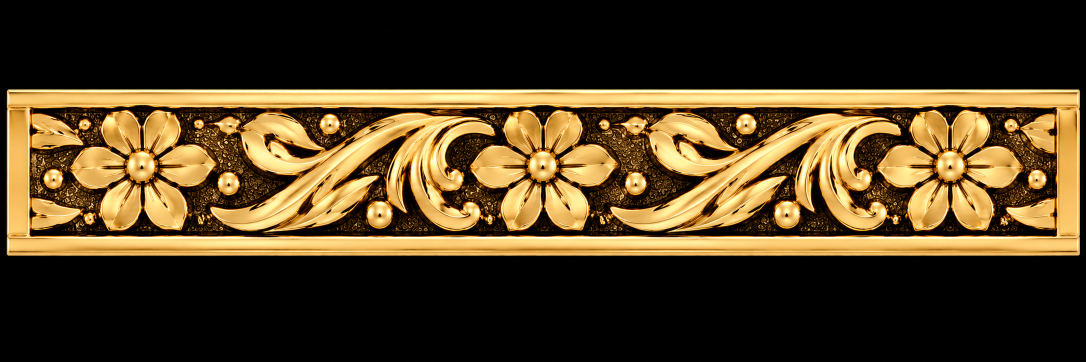
#> input picture reference/band_face.png, 2172 x 724 px, found by its file name (shown at 1/2 size)
$ python shade.py
#> lines starting #> are read from the running program, lines starting #| are printed output that depends on the picture; after the words box and inside, x2 and y2 are one past the last pixel; in counts of white or black regions, pixels touching at a corner belong together
### legacy/tools/v2/common.py
"""Shared loader for v2 tools: ref tile (rc, BGR float), ref-gold mask R, map height H, map footprint M, hillshade HS, all in map space 1640x520.
Same cut as diff_v2.py / make_map_v2.py (ref rows 215..472, cols 70..2115, tile cols C0..C0+814, 40 px seam cross-fade)."""
import os, cv2, numpy as np
from scipy import ndimage as ndi
TW, TH, P, C0, SEAM = 1640, 520, 814, 608, 40
def load(mp='maps/v2/band_period_v2.png', T=.03, HI=150, LO=85, GROW=6):
#> called with mp = 'maps/v2/band_period_v2.png', T = 0.03, HI = 150, LO = 85, GROW = 6
    ref = cv2.imread('reference/band_face.png')[215:473, 70:2116]
    V = cv2.GaussianBlur(cv2.cvtColor(ref, cv2.COLOR_BGR2GRAY).astype(np.float32), (0, 0), 1.0)
    seed = ndi.binary_opening(V > HI, np.ones((3, 3))); cand = V > LO; g = seed.copy()
#> after `seed = ndi.binary_opening(V > HI, np.ones((3, 3)))`:
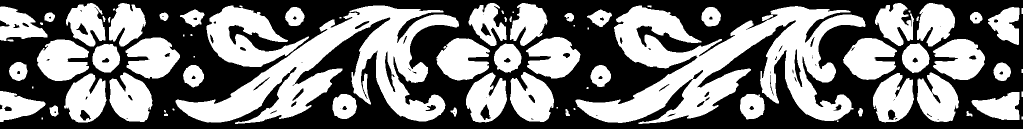
#> seed: shape (258, 2046) bool (shown at 1/2 size); 47.1% white; 81 white regions (20 under 20 px), largest, box (x1, y1, x2, y2) and area: (1151, 11, 1731, 248) 58604, (351, 11, 918, 248) 46660, (413, 11, 618, 134) 11972
#> after `cand = V > LO`: cand: shape (258, 2046) bool; 57% white; 109 black regions (57 under 20 px), largest, box (x1, y1, x2, y2) and area: (0, 0, 2044, 258) 217106, (1275, 53, 1399, 104) 1993, (458, 52, 572, 102) 1710
    for _ in range(GROW): g = ndi.binary_dilation(g, np.ones((3, 3))) & cand | seed
#> g: shape (258, 2046) bool; 54.8% white; 90 black regions (49 under 20 px), largest, box (x1, y1, x2, y2) and area: (0, 0, 2046, 258) 229451, (1275, 53, 1399, 104) 1993, (458, 52, 572, 102) 1713
    g = ndi.binary_opening(g, np.ones((3, 3)))
#> g: shape (258, 2046) bool; 54.7% white; 80 black regions (40 under 20 px), largest, box (x1, y1, x2, y2) and area: (0, 0, 2046, 258) 230485, (1275, 53, 1399, 104) 2000, (458, 52, 572, 102) 1716
    lab, n = ndi.label(g); ar = np.bincount(lab.ravel(), minlength=n + 1); g = np.isin(lab, [i for i in range(1, n + 1) if ar[i] >= 150])
#> after `lab, n = ndi.label(g)`:
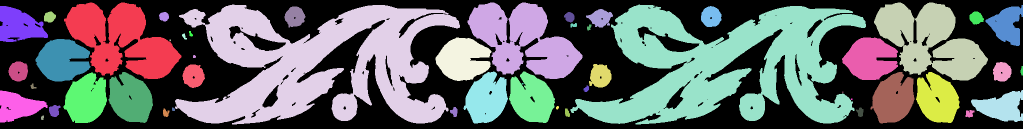
#> lab: shape (258, 2046) int32 (shown at 1/2 size); 51 distinct labels, from 0 to 50; one colour per label, 0 black
#> after `lab, n = ndi.label(g)`: n = 50
#> after `ar = np.bincount(lab.ravel(), minlength=n + 1)`: ar = 51 values, max 239208 at index 0, min 9 at index 22, mean 10350.4
#> after `g = np.isin(lab, [i for i in range(1, n + 1) if ar[i] >= 150])`: g: shape (258, 2046) bool; 54.5% white; 80 black regions (40 under 20 px), largest, box (x1, y1, x2, y2) and area: (0, 0, 2046, 258) 231466, (1275, 53, 1399, 104) 2000, (458, 52, 572, 102) 1716
    hl, hn = ndi.label(~g); ha = np.bincount(hl.ravel(), minlength=hn + 1); g |= np.isin(hl, [i for i in range(1, hn + 1) if ha[i] < 150])
#> after `hl, hn = ndi.label(~g)`:
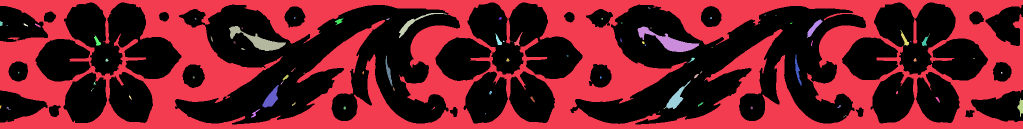
#> hl: shape (258, 2046) int32 (shown at 1/2 size); 108 distinct labels, from 0 to 107; one colour per label, 0 black
#> after `hl, hn = ndi.label(~g)`: hn = 107
#> after `ha = np.bincount(hl.ravel(), minlength=hn + 1)`: ha = 108 values, max 287679 at index 0, min 1 at index 18, mean 4887.7
#> after `g |= np.isin(hl, [i for i in range(1, hn + 1) if ha[i] < 150])`: g: shape (258, 2046) bool; 54.8% white; 11 black regions, largest, box (x1, y1, x2, y2) and area: (0, 0, 2046, 258) 231255, (1275, 53, 1399, 104) 2000, (458, 52, 572, 102) 1716
    def periodic(a):
        e = a[:, C0:C0 + P + SEAM].copy(); t = e[:, :P].copy(); al = (np.arange(SEAM) / SEAM)[None, :]
        if a.ndim == 3: al = al[..., None]
        t[:, :SEAM] = (1 - al) * e[:, P:P + SEAM] + al * e[:, :SEAM]; return t
    rs = lambda a: cv2.resize(a, (TW, TH), interpolation=cv2.INTER_CUBIC)
    R = rs(periodic(g.astype(np.float32))) > .5
#> in periodic, `e = a[:, C0:C0 + P + SEAM].copy()`: e: shape (258, 854) float32; values 0 (black) and 1 (white), 54.6% white; 6 black regions, box (x1, y1, x2, y2) and area: (0, 0, 854, 258) 95889, (667, 53, 791, 104) 2000, (722, 161, 774, 218) 791, (802, 125, 854, 164) 589, (190, 26, 286, 76) 573, (163, 111, 177, 173) 277
#> in periodic, `t = e[:, :P].copy()`: t: shape (258, 814) float32; values 0 (black) and 1 (white), 54.8% white; 6 black regions, box (x1, y1, x2, y2) and area: (0, 0, 814, 258) 91286, (667, 53, 791, 104) 2000, (722, 161, 774, 218) 791, (190, 26, 286, 76) 573, (163, 111, 177, 173) 277, (802, 154, 814, 164) 73
#> in periodic, `t[:, :SEAM] = (1 - al) * e[:, P:P + SEAM] + al * e[:, :SEAM]`: t: shape (258, 814) float32; min 0, max 1, mean 0.549
#> R: shape (520, 1640) bool; 55.1% white; 11 black regions (4 under 20 px), largest, box (x1, y1, x2, y2) and area: (0, 0, 1640, 520) 368040, (1344, 107, 1594, 210) 8164, (1455, 324, 1559, 439) 3218
    rc = rs(periodic(ref.astype(np.float32)))
#> in periodic (call 2), `t[:, :SEAM] = (1 - al) * e[:, P:P + SEAM] + al * e[:, :SEAM]`: t: shape (258, 814, 3) float32; mean of channels 0, 1, 2 57.8, 113.8, 149.4
    H = cv2.imread(mp, -1).astype(np.float32) / 65535
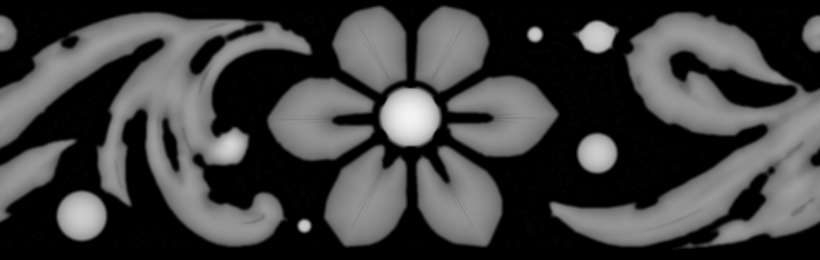
#> input picture maps/v2/band_period_v2.png, 1640 x 520 px, found by its file name (shown at 1/2 size)
#> H: shape (520, 1640) float32; min 0, max 0.95, mean 0.251
    hp = mp.replace('.png', '_hillshade.png')
    HS = cv2.imread(hp, 0) if os.path.exists(hp) else None
    return dict(rc=rc, R=R, H=H, M=H > T, HS=HS)
# [4 lines left out: function regions, not called in this run]

### tools/v2/shade.py
"""T4 fast relief shader (numpy, ~1 s, no 3D render). usage: [WIN=x,y,r] [Z=2] [S=40] [MAP=..] python3 tools/v2/shade.py out.png
Sheet = ref | hillshade lit from NW (identical to the *_hillshade.png) | NE | SW | top-down spec (Blinn-Phong, grey) | ambient-occlusion-lite (H minus its 12 px blur, signed).
Greyscale only (colour only if asked). S = height scale in the normal (make_map_v2.py uses 40). Without WIN: full map at 1/2 scale, 3 rows of 2."""
import os, sys, time, cv2, numpy as np
sys.path.insert(0, os.path.dirname(__file__)); from common import *
t0 = time.time()
out = sys.argv[1] if len(sys.argv) > 1 else '/mnt/user-data/outputs/shade.png'
S = float(os.environ.get('S', 40)); Z = float(os.environ.get('Z', 2)); d = load(os.environ.get('MAP', 'maps/v2/band_period_v2.png')); H = d['H']
#> after `d = load(os.environ.get('MAP', 'maps/v2/band_period_v2.png'))`: d = 5 items
gy, gx = np.gradient(H * S); nn = np.dstack([-gx, -gy, np.ones_like(gx)]); nn /= np.linalg.norm(nn, axis=2, keepdims=True)
def lam(L): L = np.array(L, float); L /= np.linalg.norm(L); a = np.clip(nn @ L, 0, 1); return a / max(a.max(), 1e-6)
def spec(L=(0, 0, 1), V=(0, 0, 1), k=40):
    L, V = np.array(L, float), np.array(V, float); Hh = L / np.linalg.norm(L) + V / np.linalg.norm(V); Hh /= np.linalg.norm(Hh)
    return np.clip(nn @ Hh, 0, 1) ** k
ao = cv2.GaussianBlur(H, (0, 0), 12) - H
u8 = lambda a: np.clip(a * 255, 0, 255).astype(np.uint8)
tiles = [('ref', cv2.cvtColor(np.clip(d['rc'], 0, 255).astype(np.uint8), cv2.COLOR_BGR2GRAY)), ('light NW', u8(lam((-1, -1, 1.2)))), ('light NE', u8(lam((1, -1, 1.2)))),
         ('light SW', u8(lam((-1, 1, 1.2)))), ('spec top', u8(spec() * .9 + lam((-1, -1, 1.2)) * .25)), ('AO-lite', u8(.5 + np.clip(ao * 6, -.5, .5)))]
#> in spec, `L, V = (np.array(L, float), np.array(V, float))`: L = [0, 0, 1]
#> in spec, `Hh = L / np.linalg.norm(L) + V / np.linalg.norm(V)`: Hh = [0, 0, 2]
#> in spec, `Hh /= np.linalg.norm(Hh)`: Hh = [0, 0, 1]
#> in spec, `return np.clip(nn @ Hh, 0, 1) ** k`:
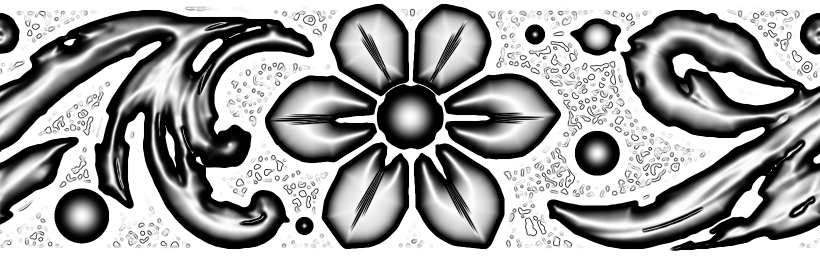
#> returned value: shape (520, 1640) float64 (shown at 1/2 size); min 3.34e-33, max 1, mean 0.63
if os.environ.get('WIN'):
    x, y, r = [float(v) for v in os.environ['WIN'].split(',')]; x0, y0, x1, y1 = max(0, int(x - r)), max(0, int(y - r)), min(TW, int(x + r)), min(TH, int(y + r))
    tiles = [(n, a[y0:y1, x0:x1]) for n, a in tiles]
else: Z = min(Z, .5) if Z > .5 and not os.environ.get('Z') else Z; tiles = [(n, a) for n, a in tiles]
#> after `tiles = [(n, a) for n, a in tiles]`: tiles = 6 items
def prep(n, a):
    f = Z if os.environ.get('WIN') else .5; a = cv2.cvtColor(cv2.resize(a, None, fx=f, fy=f, interpolation=cv2.INTER_AREA if f < 1 else cv2.INTER_CUBIC), cv2.COLOR_GRAY2BGR)
    cv2.putText(a, n, (6, 18), cv2.FONT_HERSHEY_SIMPLEX, .55, (0, 255, 255), 2); return a
T = [prep(n, a) for n, a in tiles]; sheet = np.vstack([np.hstack(T[i:i + 2]) for i in range(0, 6, 2)])
#> in prep, `cv2.putText(a, n, (6, 18), cv2.FONT_HERSHEY_SIMPLEX, 0.55, (0, 255, 25`:
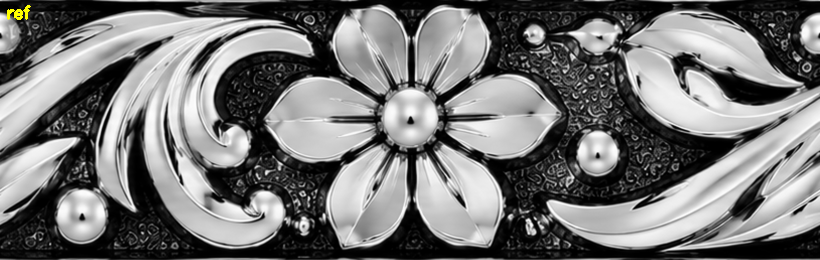
#> a: shape (260, 820, 3); mean B, G, R 117.8, 118, 118
#> in prep (call 2), `cv2.putText(a, n, (6, 18), cv2.FONT_HERSHEY_SIMPLEX, 0.55, (0, 255, 25`: a: shape (260, 820, 3); mean B, G, R 153.2, 153.9, 153.9
#> in prep (call 3), `cv2.putText(a, n, (6, 18), cv2.FONT_HERSHEY_SIMPLEX, 0.55, (0, 255, 25`: a: shape (260, 820, 3); mean B, G, R 152.7, 153.3, 153.3
#> in prep (call 4), `cv2.putText(a, n, (6, 18), cv2.FONT_HERSHEY_SIMPLEX, 0.55, (0, 255, 25`: a: shape (260, 820, 3); mean B, G, R 152.8, 153.5, 153.5
#> in prep (call 5), `cv2.putText(a, n, (6, 18), cv2.FONT_HERSHEY_SIMPLEX, 0.55, (0, 255, 25`: a: shape (260, 820, 3); mean B, G, R 176.3, 176.9, 176.9
#> in prep (call 6), `cv2.putText(a, n, (6, 18), cv2.FONT_HERSHEY_SIMPLEX, 0.55, (0, 255, 25`:
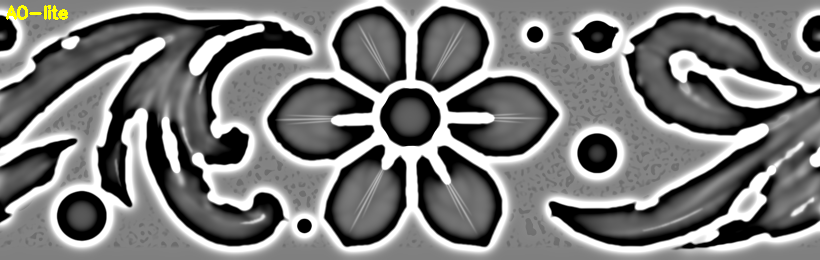
#> a: shape (260, 820, 3); mean B, G, R 123.5, 124, 124
#> after `T = [prep(n, a) for n, a in tiles]`: T = 6 items
cv2.imwrite(out, sheet); print(out, sheet.shape, '%.2fs' % (time.time() - t0))
#| /mnt/user-data/outputs/shade.png (780, 1640, 3) 3.62s
